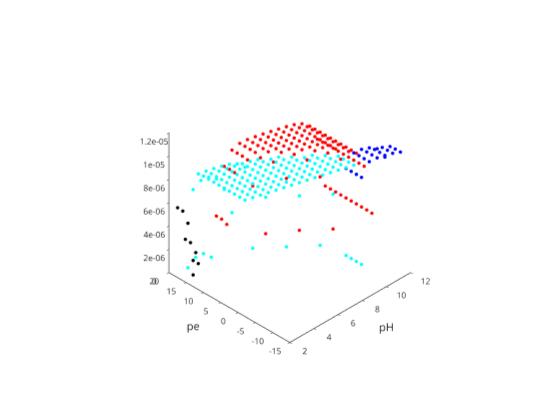

Notebook code for this chart:
### Code cell
graphics_toolkit ("plotly"); 
power=HFO*10;
pHvector=reshape(pHmatrix,1,[]);
pevector=reshape(pematrix,1,[]);
threshold=1e-6;
HFOvector=reshape(HFO,1,[]); HFOvector(HFOvector<threshold)=NaN;
HF2Ovector=reshape(HF2O,1,[]); HF2Ovector(HF2Ovector<threshold)=NaN;
Fep2vector=reshape(Fep2,1,[]); Fep2vector(Fep2vector<threshold)=NaN;
Fep3vector=reshape(Fep3,1,[]); Fep3vector(Fep3vector<threshold)=NaN;

plot3(pHvector,pevector,HFOvector,'ro')
hold on
plot3(pHvector,pevector,HF2Ovector,'bo')
plot3(pHvector,pevector,Fep2vector,'co')
plot3(pHvector,pevector,Fep3vector,'ko')

xlabel('pH'); ylabel('pe')

%scatter3(pHvector,pevector,HFOvector,10,HFOvector)
%colormap('winter')
%colorbar
%view([0 90])

### Figure 1 — Plotly figure (JSON) as saved in the notebook; plotly's stock layout.template omitted (floating-point values rounded to 4 significant figures; data arrays with more than 128 entries replaced by an {"elided": "..."} marker saying what was removed)
{"data": [{"line": {"color": "rgb(255,0,0)", "width": 1.5}, "marker": {"color": "rgb(255,0,0)", "line": {"color": "rgb(255,0,0)"}, "size": 2, "symbol": "circle"}, "mode": "markers", "name": "", "scene": "scene", "showlegend": false, "type": "scatter3d", "visibility": true, "x": {"elided": "294 float values"}, "y": {"elided": "294 float values"}, "z": {"elided": "294 float values"}}, {"line": {"color": "rgb(0,0,255)", "width": 1.5}, "marker": {"color": "rgb(0,0,255)", "line": {"color": "rgb(0,0,255)"}, "size": 2, "symbol": "circle"}, "mode": "markers", "name": "", "scene": "scene", "showlegend": false, "type": "scatter3d", "visibility": true, "x": {"elided": "294 float values"}, "y": {"elided": "294 float values"}, "z": {"elided": "294 float values"}}, {"line": {"color": "rgb(0,255,255)", "width": 1.5}, "marker": {"color": "rgb(0,255,255)", "line": {"color": "rgb(0,255,255)"}, "size": 2, "symbol": "circle"}, "mode": "markers", "name": "", "scene": "scene", "showlegend": false, "type": "scatter3d", "visibility": true, "x": {"elided": "294 float values"}, "y": {"elided": "294 float values"}, "z": {"elided": "294 float values"}}, {"line": {"color": "rgb(0,0,0)", "width": 1.5}, "marker": {"color": "rgb(0,0,0)", "line": {"color": "rgb(0,0,0)"}, "size": 2, "symbol": "circle"}, "mode": "markers", "name": "", "scene": "scene", "showlegend": false, "type": "scatter3d", "visibility": true, "x": {"elided": "294 float values"}, "y": {"elided": "294 float values"}, "z": {"elided": "294 float values"}}], "layout": {"height": 420, "hovermode": "closest", "margin": {"b": 0, "l": 0, "r": 0, "t": 0}, "plot_bgcolor": "rgba(0,0,0,0)", "scene": {"camera": {"projection": {"type": "orthographic"}}, "domain": {"x": [0.13, 0.905], "y": [0.11, 0.925]}, "xaxis": {"autorange": false, "exponentformat": "none", "gridcolor": "", "gridwidth": 1.5, "linecolor": "rgb(38,38,38)", "linewidth": 1.5, "mirror": false, "range": [12, 2], "showgrid": false, "showline": true, "side": "bottom", "spikedash": "solid", "spikemode": "across", "spikesides": false, "spikethickness": 1, "tickangle": 0, "tickcolor": "rgb(38,38,38)", "tickfont": {"color": "rgb(38,38,38)", "size": 10}, "ticklen": 3, "ticks": "outside", "ticktext": ["2", "4", "6", "8", "10", "12"], "tickvals": [2, 4, 6, 8, 10, 12], "title": {"font": {"color": "rgb(38,38,38)", "size": 11}, "text": "pH"}, "type": "linear", "visible": true, "zeroline": false}, "yaxis": {"autorange": false, "exponentformat": "none", "gridcolor": "", "gridwidth": 1.5, "linecolor": "rgb(38,38,38)", "linewidth": 1.5, "mirror": false, "range": [20, -15], "showgrid": false, "showline": true, "side": "left", "spikedash": "solid", "spikemode": "across", "spikesides": false, "spikethickness": 1, "tickangle": 0, "tickcolor": "rgb(38,38,38)", "tickfont": {"color": "rgb(38,38,38)", "size": 10}, "ticklen": 3, "ticks": "outside", "ticktext": ["-15", "-10", "-5", "0", "5", "10", "15", "20"], "tickvals": [-15, -10, -5, 0, 5, 10, 15, 20], "title": {"font": {"color": "rgb(38,38,38)", "size": 11}, "text": "pe"}, "type": "linear", "visible": true, "zeroline": false}, "zaxis": {"autorange": false, "exponentformat": "none", "gridcolor": "", "gridwidth": 1.5, "linecolor": "rgb(38,38,38)", "linewidth": 1.5, "mirror": false, "range": [0, 1.2e-05], "showgrid": false, "showline": true, "side": "none", "spikedash": "solid", "spikemode": "across", "spikesides": false, "spikethickness": 1, "tickangle": 0, "tickcolor": "rgb(38,38,38)", "tickfont": {"color": "rgb(38,38,38)", "size": 10}, "ticklen": 3, "ticks": "outside", "ticktext": ["0", "2e-06", "4e-06", "6e-06", "8e-06", "1e-05", "1.2e-05"], "tickvals": [0, 2e-06, 4e-06, 6e-06, 8e-06, 1e-05, 1.2e-05], "title": {"font": {"color": "rgb(0,0,0)", "size": 11}, "text": ""}, "type": "linear", "visible": true, "zeroline": false}}, "showlegend": false, "width": 560}}
